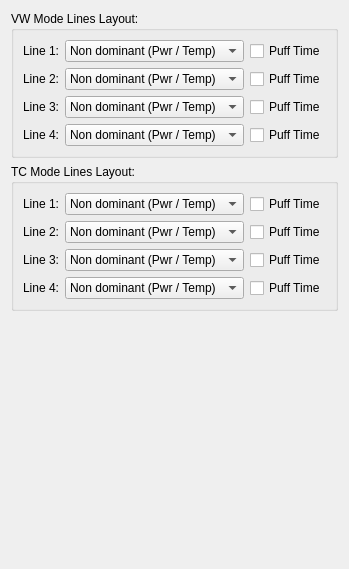
              <widget class="QWidget" name="tab_20">
               <property name="enabled">
                <bool>true</bool>
               </property>
               <attribute name="title">
                <string>Classic Screen</string>
               </attribute>
               <layout class="QVBoxLayout" name="verticalLayout_18">
                <item>
                 <widget class="QGroupBox" name="groupBox_16">
                  <property name="title">
                   <string>VW Mode Lines Layout:</string>
                  </property>
                  <layout class="QGridLayout" name="gridLayout_23">
                   <item row="0" column="1">
                    <widget class="QComboBox" name="screenClassicVW1Combo">
                     <item>
                      <property name="text">
                       <string>Non dominant (Pwr / Temp)</string>
                      </property>
                     </item>
                     <item>
                      <property name="text">
                       <string>Volts</string>
                      </property>
                     </item>
                     <item>
                      <property name="text">
                       <string>Output Volts</string>
                      </property>
                     </item>
                     <item>
                      <property name="text">
                       <string>Output Amps</string>
                      </property>
                     </item>
                     <item>
                      <property name="text">
                       <string>Resistance</string>
                      </property>
                     </item>
                     <item>
                      <property name="text">
                       <string>Live Resistance</string>
                      </property>
                     </item>
                     <item>
                      <property name="text">
                       <string>Coil Temperature</string>
                      </property>
                     </item>
                     <item>
                      <property name="text">
                       <string>Puffs</string>
                      </property>
                     </item>
                     <item>
                      <property name="text">
                       <string>Puffs Time</string>
                      </property>
                     </item>
                     <item>
                      <property name="text">
                       <string>Battery(s) Volts</string>
                      </property>
                     </item>
                     <item>
                      <property name="text">
                       <string>Date/Time</string>
                      </property>
                     </item>
                     <item>
                      <property name="text">
                       <string>Board Temperature</string>
                      </property>
                     </item>
                     <item>
                      <property name="text">
                       <string>Last Puff Time</string>
                      </property>
                     </item>
                     <item>
                      <property name="text">
                       <string>Last Power</string>
                      </property>
                     </item>
                     <item>
                      <property name="text">
                       <string>Last Temperature</string>
                      </property>
                     </item>
                     <item>
                      <property name="text">
                       <string>Battery</string>
                      </property>
                     </item>
                     <item>
                      <property name="text">
                       <string>Battery + %</string>
                      </property>
                     </item>
                     <item>
                      <property name="text">
                       <string>Battery + V</string>
                      </property>
                     </item>
                    </widget>
                   </item>
                   <item row="2" column="2">
                    <widget class="QCheckBox" name="screenClassicVW3Check">
                     <property name="text">
                      <string>Puff Time</string>
                     </property>
                    </widget>
                   </item>
                   <item row="0" column="2">
                    <widget class="QCheckBox" name="screenClassicVW1Check">
                     <property name="text">
                      <string>Puff Time</string>
                     </property>
                    </widget>
                   </item>
                   <item row="2" column="0">
                    <widget class="QLabel" name="label_104">
                     <property name="text">
                      <string>Line 3:</string>
                     </property>
                    </widget>
                   </item>
                   <item row="1" column="0">
                    <widget class="QLabel" name="label_102">
                     <property name="text">
                      <string>Line 2:</string>
                     </property>
                    </widget>
                   </item>
                   <item row="0" column="0">
                    <widget class="QLabel" name="label_103">
                     <property name="text">
                      <string>Line 1:</string>
                     </property>
                    </widget>
                   </item>
                   <item row="1" column="2">
                    <widget class="QCheckBox" name="screenClassicVW2Check">
                     <property name="text">
                      <string>Puff Time</string>
                     </property>
                    </widget>
                   </item>
                   <item row="3" column="0">
                    <widget class="QLabel" name="label_105">
                     <property name="text">
                      <string>Line 4:</string>
                     </property>
                    </widget>
                   </item>
                   <item row="1" column="1">
                    <widget class="QComboBox" name="screenClassicVW2Combo">
                     <item>
                      <property name="text">
                       <string>Non dominant (Pwr / Temp)</string>
                      </property>
                     </item>
                     <item>
                      <property name="text">
                       <string>Volts</string>
                      </property>
                     </item>
                     <item>
                      <property name="text">
                       <string>Output Volts</string>
                      </property>
                     </item>
                     <item>
                      <property name="text">
                       <string>Output Amps</string>
                      </property>
                     </item>
                     <item>
                      <property name="text">
                       <string>Resistance</string>
                      </property>
                     </item>
                     <item>
                      <property name="text">
                       <string>Live Resistance</string>
                      </property>
                     </item>
                     <item>
                      <property name="text">
                       <string>Coil Temperature</string>
                      </property>
                     </item>
                     <item>
                      <property name="text">
                       <string>Puffs</string>
                      </property>
                     </item>
                     <item>
                      <property name="text">
                       <string>Puffs Time</string>
                      </property>
                     </item>
                     <item>
                      <property name="text">
                       <string>Battery(s) Volts</string>
                      </property>
                     </item>
                     <item>
                      <property name="text">
                       <string>Date/Time</string>
                      </property>
                     </item>
                     <item>
                      <property name="text">
                       <string>Board Temperature</string>
                      </property>
                     </item>
                     <item>
                      <property name="text">
                       <string>Last Puff Time</string>
                      </property>
                     </item>
                     <item>
                      <property name="text">
                       <string>Last Power</string>
                      </property>
                     </item>
                     <item>
                      <property name="text">
                       <string>Last Temperature</string>
                      </property>
                     </item>
                     <item>
                      <property name="text">
                       <string>Battery</string>
                      </property>
                     </item>
                     <item>
                      <property name="text">
                       <string>Battery + %</string>
                      </property>
                     </item>
                     <item>
                      <property name="text">
                       <string>Battery + V</string>
                      </property>
                     </item>
                    </widget>
                   </item>
                   <item row="2" column="1">
                    <widget class="QComboBox" name="screenClassicVW3Combo">
                     <item>
                      <property name="text">
                       <string>Non dominant (Pwr / Temp)</string>
                      </property>
                     </item>
                     <item>
                      <property name="text">
                       <string>Volts</string>
                      </property>
                     </item>
                     <item>
                      <property name="text">
                       <string>Output Volts</string>
                      </property>
                     </item>
                     <item>
                      <property name="text">
                       <string>Output Amps</string>
                      </property>
                     </item>
                     <item>
                      <property name="text">
                       <string>Resistance</string>
                      </property>
                     </item>
                     <item>
                      <property name="text">
                       <string>Live Resistance</string>
                      </property>
                     </item>
                     <item>
                      <property name="text">
                       <string>Coil Temperature</string>
                      </property>
                     </item>
                     <item>
                      <property name="text">
                       <string>Puffs</string>
                      </property>
                     </item>
                     <item>
                      <property name="text">
                       <string>Puffs Time</string>
                      </property>
                     </item>
                     <item>
                      <property name="text">
                       <string>Battery(s) Volts</string>
                      </property>
                     </item>
                     <item>
                      <property name="text">
                       <string>Date/Time</string>
                      </property>
                     </item>
                     <item>
                      <property name="text">
                       <string>Board Temperature</string>
                      </property>
                     </item>
                     <item>
                      <property name="text">
                       <string>Last Puff Time</string>
                      </property>
                     </item>
                     <item>
                      <property name="text">
                       <string>Last Power</string>
                      </property>
                     </item>
                     <item>
                      <property name="text">
                       <string>Last Temperature</string>
                      </property>
                     </item>
                     <item>
                      <property name="text">
                       <string>Battery</string>
                      </property>
                     </item>
                     <item>
                      <property name="text">
                       <string>Battery + %</string>
                      </property>
                     </item>
                     <item>
                      <property name="text">
                       <string>Battery + V</string>
                      </property>
                     </item>
                    </widget>
                   </item>
                   <item row="3" column="1">
                    <widget class="QComboBox" name="screenClassicVW4Combo">
                     <item>
                      <property name="text">
                       <string>Non dominant (Pwr / Temp)</string>
                      </property>
                     </item>
                     <item>
                      <property name="text">
                       <string>Volts</string>
                      </property>
                     </item>
                     <item>
                      <property name="text">
                       <string>Output Volts</string>
                      </property>
                     </item>
                     <item>
                      <property name="text">
                       <string>Output Amps</string>
                      </property>
                     </item>
                     <item>
                      <property name="text">
                       <string>Resistance</string>
                      </property>
                     </item>
                     <item>
                      <property name="text">
                       <string>Live Resistance</string>
                      </property>
                     </item>
                     <item>
                      <property name="text">
                       <string>Coil Temperature</string>
                      </property>
                     </item>
                     <item>
                      <property name="text">
                       <string>Puffs</string>
                      </property>
                     </item>
                     <item>
                      <property name="text">
                       <string>Puffs Time</string>
                      </property>
                     </item>
                     <item>
                      <property name="text">
                       <string>Battery(s) Volts</string>
                      </property>
                     </item>
                     <item>
                      <property name="text">
                       <string>Date/Time</string>
                      </property>
                     </item>
                     <item>
                      <property name="text">
                       <string>Board Temperature</string>
                      </property>
                     </item>
                     <item>
                      <property name="text">
                       <string>Last Puff Time</string>
                      </property>
                     </item>
                     <item>
                      <property name="text">
                       <string>Last Power</string>
                      </property>
                     </item>
                     <item>
                      <property name="text">
                       <string>Last Temperature</string>
                      </property>
                     </item>
                     <item>
                      <property name="text">
                       <string>Battery</string>
                      </property>
                     </item>
                     <item>
                      <property name="text">
                       <string>Battery + %</string>
                      </property>
                     </item>
                     <item>
                      <property name="text">
                       <string>Battery + V</string>
                      </property>
                     </item>
                    </widget>
                   </item>
                   <item row="3" column="2">
                    <widget class="QCheckBox" name="screenClassicVW4Check">
                     <property name="text">
                      <string>Puff Time</string>
                     </property>
                    </widget>
                   </item>
                  </layout>
                 </widget>
                </item>
                <item>
                 <widget class="QGroupBox" name="groupBox_17">
                  <property name="title">
                   <string>TC Mode Lines Layout:</string>
                  </property>
                  <layout class="QGridLayout" name="gridLayout_24">
                   <item row="0" column="1">
                    <widget class="QComboBox" name="screenClassicTC1Combo">
                     <item>
                      <property name="text">
                       <string>Non dominant (Pwr / Temp)</string>
                      </property>
                     </item>
                     <item>
                      <property name="text">
                       <string>Volts</string>
                      </property>
                     </item>
                     <item>
                      <property name="text">
                       <string>Output Volts</string>
                      </property>
                     </item>
                     <item>
                      <property name="text">
                       <string>Output Amps</string>
                      </property>
                     </item>
                     <item>
                      <property name="text">
                       <string>Resistance</string>
                      </property>
                     </item>
                     <item>
                      <property name="text">
                       <string>Live Resistance</string>
                      </property>
                     </item>
                     <item>
                      <property name="text">
                       <string>Coil Temperature</string>
                      </property>
                     </item>
                     <item>
                      <property name="text">
                       <string>Puffs</string>
                      </property>
                     </item>
                     <item>
                      <property name="text">
                       <string>Puffs Time</string>
                      </property>
                     </item>
                     <item>
                      <property name="text">
                       <string>Battery(s) Volts</string>
                      </property>
                     </item>
                     <item>
                      <property name="text">
                       <string>Date/Time</string>
                      </property>
                     </item>
                     <item>
                      <property name="text">
                       <string>Board Temperature</string>
                      </property>
                     </item>
                     <item>
                      <property name="text">
                       <string>Last Puff Time</string>
                      </property>
                     </item>
                     <item>
                      <property name="text">
                       <string>Last Power</string>
                      </property>
                     </item>
                     <item>
                      <property name="text">
                       <string>Last Temperature</string>
                      </property>
                     </item>
                     <item>
                      <property name="text">
                       <string>Battery</string>
                      </property>
                     </item>
                     <item>
                      <property name="text">
                       <string>Battery + %</string>
                      </property>
                     </item>
                     <item>
                      <property name="text">
                       <string>Battery + V</string>
                      </property>
                     </item>
                    </widget>
                   </item>
                   <item row="2" column="2">
                    <widget class="QCheckBox" name="screenClassicTC3Check">
                     <property name="text">
                      <string>Puff Time</string>
                     </property>
                    </widget>
                   </item>
                   <item row="0" column="2">
                    <widget class="QCheckBox" name="screenClassicTC1Check">
                     <property name="text">
                      <string>Puff Time</string>
                     </property>
                    </widget>
                   </item>
                   <item row="2" column="0">
                    <widget class="QLabel" name="label_106">
                     <property name="text">
                      <string>Line 3:</string>
                     </property>
                    </widget>
                   </item>
                   <item row="1" column="0">
                    <widget class="QLabel" name="label_107">
                     <property name="text">
                      <string>Line 2:</string>
                     </property>
                    </widget>
                   </item>
                   <item row="0" column="0">
                    <widget class="QLabel" name="label_108">
                     <property name="text">
                      <string>Line 1:</string>
                     </property>
                    </widget>
                   </item>
                   <item row="1" column="2">
                    <widget class="QCheckBox" name="screenClassicTC2Check">
                     <property name="text">
                      <string>Puff Time</string>
                     </property>
                    </widget>
                   </item>
                   <item row="3" column="0">
                    <widget class="QLabel" name="label_109">
                     <property name="text">
                      <string>Line 4:</string>
                     </property>
                    </widget>
                   </item>
                   <item row="1" column="1">
                    <widget class="QComboBox" name="screenClassicTC2Combo">
                     <item>
                      <property name="text">
                       <string>Non dominant (Pwr / Temp)</string>
                      </property>
                     </item>
                     <item>
                      <property name="text">
                       <string>Volts</string>
                      </property>
                     </item>
                     <item>
                      <property name="text">
                       <string>Output Volts</string>
                      </property>
                     </item>
                     <item>
                      <property name="text">
                       <string>Output Amps</string>
                      </property>
                     </item>
                     <item>
                      <property name="text">
                       <string>Resistance</string>
                      </property>
                     </item>
                     <item>
                      <property name="text">
                       <string>Live Resistance</string>
                      </property>
                     </item>
                     <item>
                      <property name="text">
                       <string>Coil Temperature</string>
                      </property>
                     </item>
                     <item>
                      <property name="text">
                       <string>Puffs</string>
                      </property>
                     </item>
                     <item>
                      <property name="text">
                       <string>Puffs Time</string>
                      </property>
                     </item>
                     <item>
                      <property name="text">
                       <string>Battery(s) Volts</string>
                      </property>
                     </item>
                     <item>
                      <property name="text">
                       <string>Date/Time</string>
                      </property>
                     </item>
                     <item>
                      <property name="text">
                       <string>Board Temperature</string>
                      </property>
                     </item>
                     <item>
                      <property name="text">
                       <string>Last Puff Time</string>
                      </property>
                     </item>
                     <item>
                      <property name="text">
                       <string>Last Power</string>
                      </property>
                     </item>
                     <item>
                      <property name="text">
                       <string>Last Temperature</string>
                      </property>
                     </item>
                     <item>
                      <property name="text">
                       <string>Battery</string>
                      </property>
                     </item>
                     <item>
                      <property name="text">
                       <string>Battery + %</string>
                      </property>
                     </item>
                     <item>
                      <property name="text">
                       <string>Battery + V</string>
                      </property>
                     </item>
                    </widget>
                   </item>
                   <item row="2" column="1">
                    <widget class="QComboBox" name="screenClassicTC3Combo">
                     <item>
                      <property name="text">
                       <string>Non dominant (Pwr / Temp)</string>
                      </property>
                     </item>
                     <item>
                      <property name="text">
                       <string>Volts</string>
                      </property>
                     </item>
                     <item>
                      <property name="text">
                       <string>Output Volts</string>
                      </property>
                     </item>
                     <item>
                      <property name="text">
                       <string>Output Amps</string>
                      </property>
                     </item>
                     <item>
                      <property name="text">
                       <string>Resistance</string>
                      </property>
                     </item>
                     <item>
                      <property name="text">
                       <string>Live Resistance</string>
                      </property>
                     </item>
                     <item>
                      <property name="text">
                       <string>Coil Temperature</string>
                      </property>
                     </item>
                     <item>
                      <property name="text">
                       <string>Puffs</string>
                      </property>
                     </item>
                     <item>
                      <property name="text">
                       <string>Puffs Time</string>
                      </property>
                     </item>
                     <item>
                      <property name="text">
                       <string>Battery(s) Volts</string>
                      </property>
                     </item>
                     <item>
                      <property name="text">
                       <string>Date/Time</string>
                      </property>
                     </item>
                     <item>
                      <property name="text">
                       <string>Board Temperature</string>
                      </property>
                     </item>
                     <item>
                      <property name="text">
                       <string>Last Puff Time</string>
                      </property>
                     </item>
                     <item>
                      <property name="text">
                       <string>Last Power</string>
                      </property>
                     </item>
                     <item>
                      <property name="text">
                       <string>Last Temperature</string>
                      </property>
                     </item>
                     <item>
                      <property name="text">
                       <string>Battery</string>
                      </property>
                     </item>
                     <item>
                      <property name="text">
                       <string>Battery + %</string>
                      </property>
                     </item>
                     <item>
                      <property name="text">
                       <string>Battery + V</string>
                      </property>
                     </item>
                    </widget>
                   </item>
                   <item row="3" column="1">
                    <widget class="QComboBox" name="screenClassicTC4Combo">
                     <item>
                      <property name="text">
                       <string>Non dominant (Pwr / Temp)</string>
                      </property>
                     </item>
                     <item>
                      <property name="text">
                       <string>Volts</string>
                      </property>
                     </item>
                     <item>
                      <property name="text">
                       <string>Output Volts</string>
                      </property>
                     </item>
                     <item>
                      <property name="text">
                       <string>Output Amps</string>
                      </property>
                     </item>
                     <item>
                      <property name="text">
                       <string>Resistance</string>
                      </property>
                     </item>
                     <item>
                      <property name="text">
                       <string>Live Resistance</string>
                      </property>
                     </item>
                     <item>
                      <property name="text">
                       <string>Coil Temperature</string>
                      </property>
                     </item>
                     <item>
                      <property name="text">
                       <string>Puffs</string>
                      </property>
                     </item>
                     <item>
                      <property name="text">
                       <string>Puffs Time</string>
                      </property>
                     </item>
                     <item>
                      <property name="text">
                       <string>Battery(s) Volts</string>
                      </property>
                     </item>
                     <item>
                      <property name="text">
                       <string>Date/Time</string>
                      </property>
                     </item>
                     <item>
                      <property name="text">
                       <string>Board Temperature</string>
                      </property>
                     </item>
                     <item>
                      <property name="text">
                       <string>Last Puff Time</string>
                      </property>
                     </item>
                     <item>
                      <property name="text">
                       <string>Last Power</string>
                      </property>
                     </item>
                     <item>
                      <property name="text">
                       <string>Last Temperature</string>
                      </property>
                     </item>
                     <item>
                      <property name="text">
                       <string>Battery</string>
                      </property>
                     </item>
                     <item>
                      <property name="text">
                       <string>Battery + %</string>
                      </property>
                     </item>
                     <item>
                      <property name="text">
                       <string>Battery + V</string>
                      </property>
                     </item>
                    </widget>
                   </item>
                   <item row="3" column="2">
                    <widget class="QCheckBox" name="screenClassicTC4Check">
                     <property name="text">
                      <string>Puff Time</string>
                     </property>
                    </widget>
                   </item>
                  </layout>
                 </widget>
                </item>
                <item>
                 <spacer name="verticalSpacer_3">
                  <property name="orientation">
                   <enum>Qt::Vertical</enum>
                  </property>
                  <property name="sizeHint" stdset="0">
                   <size>
                    <width>20</width>
                    <height>247</height>
                   </size>
                  </property>
                 </spacer>
                </item>
               </layout>
              </widget>
